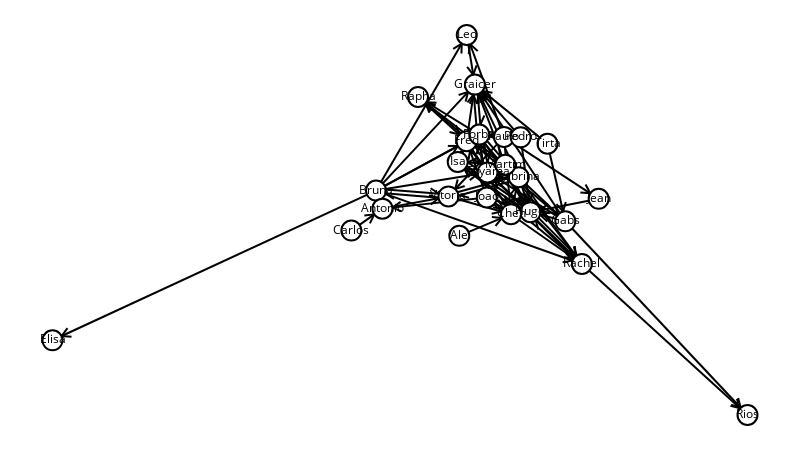

The notebook cell this image was saved under:
### Code cell
import sys
sys.path.append('..')

import pandas as pd
import socnet as sn
import math

one = sn.load_graph('one-mode.gml')
two = sn.load_graph('two-mode.gml')
sn.show_graph(one, nlab=True)

### Figure 1 — Plotly figure (JSON) as saved in the notebook; plotly's stock layout.template omitted (floating-point values rounded to 4 significant figures; data arrays with more than 128 entries replaced by an {"elided": "..."} marker saying what was removed)
{"data": [{"hoverinfo": "none", "line": {"color": "rgb(0, 0, 0)", "width": 2}, "mode": "lines", "x": {"elided": "678 float values"}, "y": {"elided": "678 float values"}}, {"hoverinfo": "none", "marker": {"color": "rgb(255, 255, 255)", "line": {"color": "rgb(0, 0, 0)", "width": 2}, "size": 20}, "mode": "markers+text", "text": ["Rachel", "Jean", "Bruna", "Leo", "Joao", "Rapha", "Carlos", "Fred", "Toyama", "Vitoria", "Hugo", "Gabs", "Elisa", "Paulo", "Sabrina", "Forba", "Rios", "Ale", "Graicer", "Antonio", "Martim", "Pedro", "Isa", "Chen", "Tirta"], "textfont": {"color": "rgb(0, 0, 0)"}, "textposition": "middle center", "x": [0.7617, 0.7858, 0.4655, 0.5961, 0.6249, 0.526, 0.43, 0.5958, 0.6259, 0.5697, 0.6877, 0.7379, 0, 0.6496, 0.671, 0.614, 1, 0.5853, 0.6078, 0.4747, 0.6516, 0.6736, 0.5831, 0.6597, 0.7123], "y": [0.3974, 0.569, 0.5906, 1, 0.5724, 0.8369, 0.4854, 0.7207, 0.6384, 0.5751, 0.5337, 0.5098, 0.1966, 0.7319, 0.6257, 0.7379, 0, 0.4715, 0.8694, 0.5431, 0.6586, 0.7307, 0.6661, 0.5285, 0.7138]}], "layout": {"height": 450, "margin": {"b": 0, "l": 0, "r": 0, "t": 0}, "showlegend": false, "width": 800, "xaxis": {"showgrid": false, "showticklabels": false, "zeroline": false}, "yaxis": {"showgrid": false, "showticklabels": false, "zeroline": false}}}
